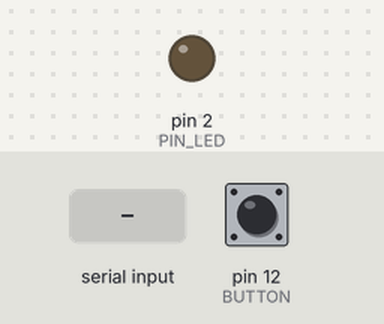
The sketch below on a simulated Arduino Uno, built with avr-gcc and run on an emulated ATmega328P. Shown: output pins drawn as LEDs (lit = HIGH). The test bench sets the inputs (shaded band); at power-on: pin 12 (BUTTON) HIGH. What the sketch prints to the serial monitor is not drawn.

Above: at 1.2 s.
1.3 s: pin 12 (BUTTON) pulled LOW for 0.15 s
At 2.9 s:
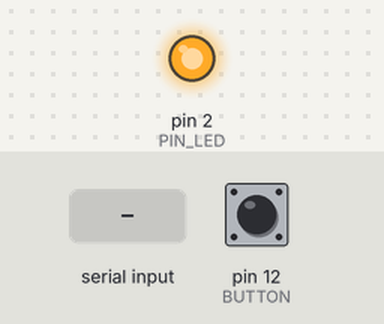
4.4 s: pin 12 (BUTTON) pulled LOW for 1 s
6.9 s: "1" received over Serial
At 8.4 s:
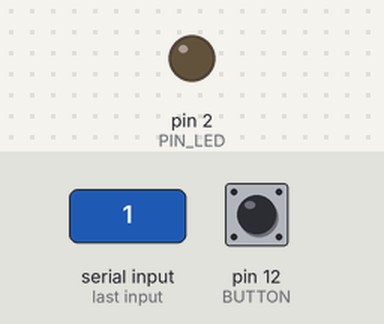
9.9 s: "0" received over Serial
At 11.1 s:
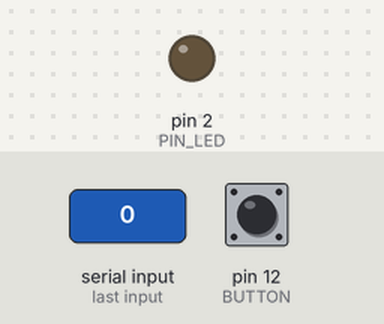
Timing chart, 0 to 12.4 s (numbered marks = the images above; inputs shaded):
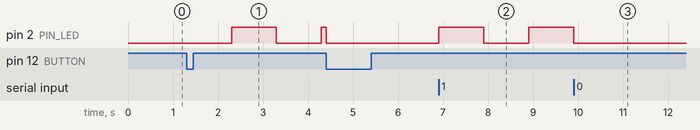

Measured:
- after the input at 1.3 s, pin 2 (PIN_LED): LOW → HIGH after 1.0 s, → LOW 1.0 s later, → HIGH 1.0 s later
- after the input at 6.9 s, pin 2 (PIN_LED): LOW → HIGH at once, → LOW 1.0 s later, → HIGH 1.0 s later
- after the input at 9.9 s, pin 2 (PIN_LED): goes on until 9.9 s, then stays LOW

The sketch:

Practica02.ino
```cpp
#define SERIAL_TAG_ON '1'
#define SERIAL_TAG_OFF '0'
#define PIN_LED 2
#define BUTTON 12
#define BAUD_RATE 9600

enum States {STANDBY, WAIT, ON, OFF, EXIT};

bool activate = false;
bool ledOn = false;
int prevState = LOW;
int currState = LOW;

int execTime = 0;

class Timer
{
  private:
    int currentTime;
  public:
    Timer() {
      currentTime = millis();
    }
    bool Ready(int t)
    {
      if (millis() - currentTime >= t)
      {
        currentTime = millis();
        return true;
      }
      else {
        return false;
      }
    }
};
Timer timer;
States state;

// the setup function runs once when you press reset or power the board
void setup() {
  Serial.begin(BAUD_RATE);
  // initialize digital pin 2 as an output.
  pinMode(PIN_LED, OUTPUT);
  pinMode(BUTTON, INPUT);
  timer = Timer();
  state = WAIT;
  Serial.println("Enter: '1' for System ON | '0' for System OFF");
}

// the loop function runs over and over again forever
void loop() {
  int buff;
  if (Serial.available() > 0)
  {
    buff = Serial.read();
    if(buff == SERIAL_TAG_OFF)activate = false;
    else if(buff == SERIAL_TAG_ON)activate = true;
  }
  currState = digitalRead(BUTTON);

  if (currState == LOW && currState != prevState) {
    activate = !activate;
    ledOn = true;
    digitalWrite(PIN_LED, LOW);
    //timer = Timer();
  }
  prevState = currState;

  switch (state) {
    case STANDBY:
      if (activate)state = WAIT;
      break;
    case WAIT:
      if (!activate)
      {
        state = EXIT;
        break;
      }
      if (timer.Ready(1000))
      {
        if (!ledOn)state = ON;
        else state = OFF;
      }
      break;
    case ON:
      if (!activate)
      {
        state = EXIT;
        break;
      }
      digitalWrite(PIN_LED, HIGH);
      ledOn = true;
      state = WAIT;
      break;
    case OFF:
      if (!activate)
      {
        state = EXIT;
        break;
      }
      digitalWrite(PIN_LED, LOW);
      ledOn = false;
      state = WAIT;
      break;
    case EXIT:
      digitalWrite(PIN_LED, LOW);
      ledOn = false;
      timer = Timer();
      state = STANDBY;
      break;
  }

}
```
